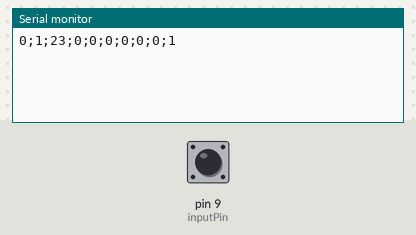
Simulated run of this sketch. Board: Arduino Uno, built with avr-gcc and run on an emulated ATmega328P. Shown: the last lines printed to the serial monitor. The inputs (shaded band) are chosen by the test bench; at power-on: pin 9 (inputPin) HIGH.

Above: at 1.2 s.
1.3 s: pin 9 (inputPin) pulled LOW for 1 s
At 3.7 s:
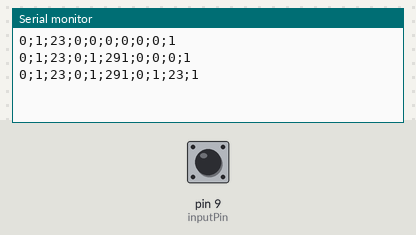
3.8 s: pin 9 (inputPin) pulled LOW for 3.2 s
At 8.4 s:
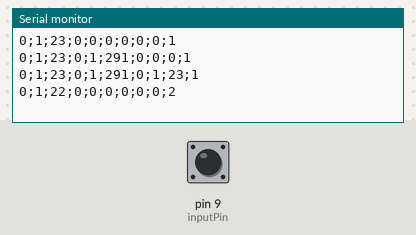
8.5 s: pin 9 (inputPin) pulled LOW for 1 s
At 11.9 s:
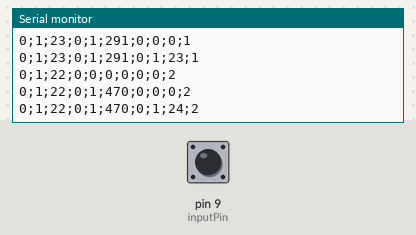
Timing chart, 0 to 13.4 s (numbered marks = the images above; inputs shaded):
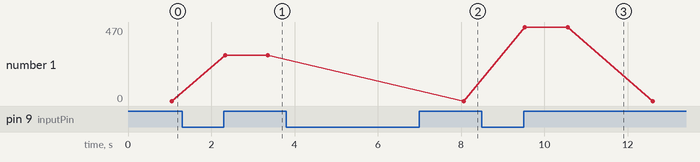

The sketch:

Contador.ino
```cpp
#define inputPin 9

long segTrecho1 = 0, segTrecho2 = 0, segTrecho3 = 0;
long minTrecho1 = 0, minTrecho2 = 0, minTrecho3 = 0;
long tempo = 0, tempo1 = 0, tempo2 = 0, tempo3 = 0;
long millisTrecho1 = 0, millisTrecho2 = 0, millisTrecho3 = 0;
int volta = 0;
int control = 0, amostras = 1200, sinal;
float val = 0;
String separador = ";";

void exibirTempo() {
  Serial.print(minTrecho1);
  Serial.print(separador);
  Serial.print(segTrecho1);
  Serial.print(separador);
  Serial.print(millisTrecho1);
  Serial.print(separador);
  Serial.print(minTrecho2);
  Serial.print(separador);
  Serial.print(segTrecho2);
  Serial.print(separador);
  Serial.print(millisTrecho2);
  Serial.print(separador);
  Serial.print(minTrecho3);
  Serial.print(separador);
  Serial.print(segTrecho3);
  Serial.print(separador);
  Serial.print(millisTrecho3);
  Serial.print(separador);
  Serial.println(volta);
}

void setup()
{

  pinMode(inputPin, INPUT_PULLUP);
  Serial.begin(9600);
}

void loop()
{
  val = 0;
  for (int i = 0; i < amostras; i++) {
    sinal = digitalRead(inputPin);
    val = val + sinal;
    delayMicroseconds(1);
  }

  val /= amostras;

  if (val >= 1)
    val = 1;
  else
    val = 0;

  if (val == 1) {
    switch (control) {
      case 0:
        tempo = millis();
        segTrecho1 = 0;
        segTrecho2 = 0;
        segTrecho3 = 0;
        minTrecho1 = 0;
        minTrecho2 = 0;
        minTrecho3 = 0;
        millisTrecho1 = 0;
        millisTrecho2 = 0;
        millisTrecho3 = 0;
        control = 1;
        volta++;
        break;
      case 1:
        tempo1 = millis();
        millisTrecho1 = tempo1 - tempo;
        minTrecho1 = (millisTrecho1 / 60000) % 60;
        segTrecho1 = (millisTrecho1 / 1000) % 60;
        millisTrecho1 = millisTrecho1 - (((minTrecho1 * 60) + segTrecho1) * 1000);
        exibirTempo();
        control = 2;
        break;
      case 2:
        tempo2 = millis();
        millisTrecho2 = tempo2 - tempo1;
        minTrecho2 = (millisTrecho2 / 60000) % 60;
        segTrecho2 = (millisTrecho2 / 1000) % 60;
        millisTrecho2 = millisTrecho2 - ((minTrecho2 * 60 + segTrecho2) * 1000);
        exibirTempo();
        control = 3;
        break;
      case 3:
        tempo3 = millis();
        millisTrecho3 = tempo3 - tempo2;
        minTrecho3 = (millisTrecho3 / 60000) % 60;
        segTrecho3 = (millisTrecho3 / 1000) % 60;
        millisTrecho3 = millisTrecho3 - ((minTrecho3 * 60 + segTrecho3) * 1000);
        exibirTempo();
        control = 0;
        break;
    }
    delay(1000);
  }
}
```

Measured:
- after the input at 1.3 s, the serial monitor: prints a new line after 1.0 s (image 1)
- after the input at 3.8 s, the serial monitor: prints a new line after 4.3 s (image 2)
- after the input at 8.5 s, the serial monitor: prints a new line after 1.0 s (image 3)
- plotted number 1: 0 → 291 after the input at 1.3 s
